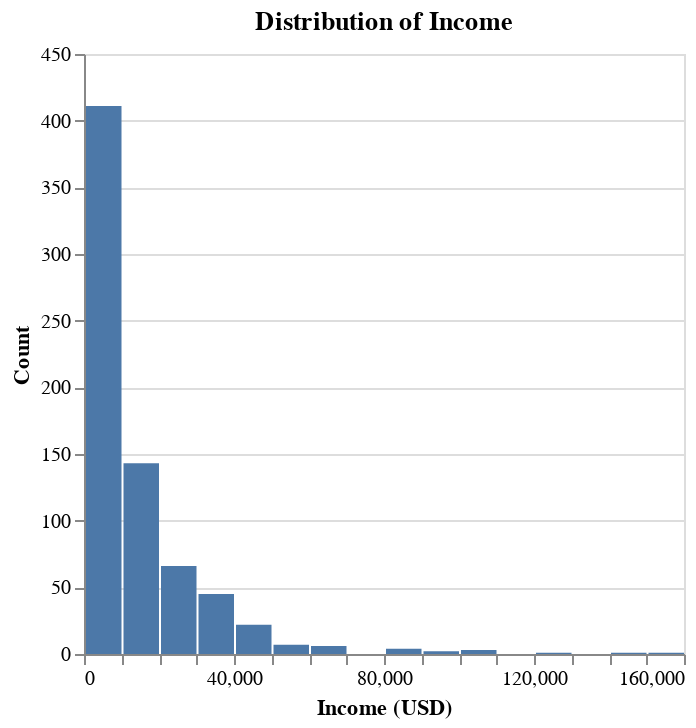

Notebook code for this chart:
### Markdown cell above
<div class="alert alert-warning" style="color:black">

### Question 6.1 (Optional)
rubric={accuracy:1,viz:1}

<h4>Python</h4>
<ol type="1">
<li>Wrangle your data to include the years 1979, 1991, 2003 and 2015.</li>
<li>Create a histogram (binned bar chart) of the income distribution with an appropriate number of bins.</li>
<li>Facet by year and make the plots smaller so that they fit in a single row.</li>
<li>It is a little hard to tell if the data is exactly the same as the prediction since we are not using a log scale and a histogram instead of a density plot (we’ll learn about these things later). But in general, briefly explain whether you think the trend is the same or not?</li>
</ol>
</div>

### Code cell
# YOUR PYTHON ANSWER GOES HERE
specified_years_proj = [1979, 1991, 2003, 2015]

gm_year_filtered = gapminder_data[gapminder_data['year'].dt.year.isin(specified_years_proj)]

#gm_year_filtered

# histogram
income_histogram = alt.Chart(gm_year_filtered, title = "Distribution of Income").mark_bar().encode(
    x = alt.X("income:Q", bin=alt.Bin(maxbins = 30), title = "Income (USD)"),
    y = alt.Y('count()', title = "Count")
)

income_histogram

### Figure 1 — Vega-Lite specification as saved in the notebook (floating-point values rounded to 4 significant figures; data arrays with more than 128 entries replaced by an {"elided": "..."} marker saying what was removed)
{"$schema": "https://vega.github.io/schema/vega-lite/v5.20.1.json", "config": {"view": {"continuousHeight": 300, "continuousWidth": 300}}, "data": {"name": "data-2667c3c24ba142b6c21b2cfe1b0e78f0"}, "datasets": {"data-2667c3c24ba142b6c21b2cfe1b0e78f0": {"elided": "712 records"}}, "encoding": {"x": {"bin": {"maxbins": 30}, "field": "income", "title": "Income (USD)", "type": "quantitative"}, "y": {"aggregate": "count", "title": "Count", "type": "quantitative"}}, "mark": {"type": "bar"}, "title": "Distribution of Income"}
